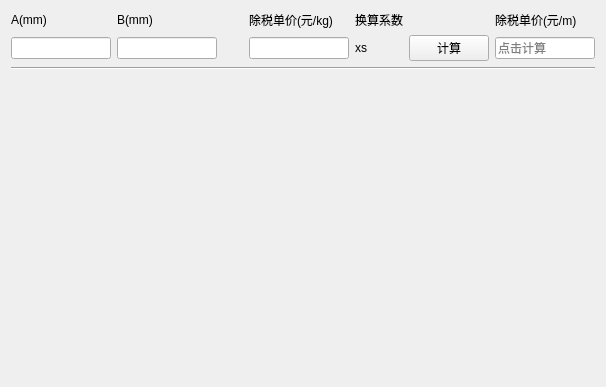
      <widget class="QWidget" name="page_5">
       <layout class="QGridLayout" name="gridLayout_5">
        <item row="0" column="0">
         <widget class="QLabel" name="label_19">
          <property name="text">
           <string>A(mm)</string>
          </property>
         </widget>
        </item>
        <item row="0" column="1">
         <widget class="QLabel" name="label_22">
          <property name="text">
           <string>B(mm)</string>
          </property>
         </widget>
        </item>
        <item row="0" column="3">
         <widget class="QLabel" name="label_21">
          <property name="text">
           <string>除税单价(元/kg)</string>
          </property>
         </widget>
        </item>
        <item row="0" column="4">
         <widget class="QLabel" name="label_18">
          <property name="text">
           <string>换算系数</string>
          </property>
         </widget>
        </item>
        <item row="0" column="6">
         <widget class="QLabel" name="label_23">
          <property name="text">
           <string>除税单价(元/m)</string>
          </property>
         </widget>
        </item>
        <item row="1" column="0">
         <widget class="QLineEdit" name="lineEdit_12">
          <property name="maximumSize">
           <size>
            <width>100</width>
            <height>16777215</height>
           </size>
          </property>
         </widget>
        </item>
        <item row="1" column="1">
         <widget class="QLineEdit" name="lineEdit_11">
          <property name="maximumSize">
           <size>
            <width>100</width>
            <height>16777215</height>
           </size>
          </property>
         </widget>
        </item>
        <item row="1" column="3">
         <widget class="QLineEdit" name="lineEdit_14">
          <property name="maximumSize">
           <size>
            <width>100</width>
            <height>16777215</height>
           </size>
          </property>
          <property name="text">
           <string/>
          </property>
         </widget>
        </item>
        <item row="1" column="4">
         <widget class="QLabel" name="label_20">
          <property name="maximumSize">
           <size>
            <width>100</width>
            <height>16777215</height>
           </size>
          </property>
          <property name="text">
           <string>xs</string>
          </property>
         </widget>
        </item>
        <item row="1" column="5">
         <widget class="QPushButton" name="pushButton_4">
          <property name="maximumSize">
           <size>
            <width>100</width>
            <height>16777215</height>
           </size>
          </property>
          <property name="text">
           <string>计算</string>
          </property>
         </widget>
        </item>
        <item row="1" column="6">
         <widget class="QLineEdit" name="lineEdit_13">
          <property name="maximumSize">
           <size>
            <width>100</width>
            <height>16777215</height>
           </size>
          </property>
          <property name="placeholderText">
           <string>点击计算</string>
          </property>
         </widget>
        </item>
        <item row="2" column="0" colspan="7">
         <widget class="Line" name="line_4">
          <property name="orientation">
           <enum>Qt::Horizontal</enum>
          </property>
         </widget>
        </item>
        <item row="3" column="2">
         <spacer name="verticalSpacer_4">
          <property name="orientation">
           <enum>Qt::Vertical</enum>
          </property>
          <property name="sizeHint" stdset="0">
           <size>
            <width>20</width>
            <height>306</height>
           </size>
          </property>
         </spacer>
        </item>
       </layout>
      </widget>
